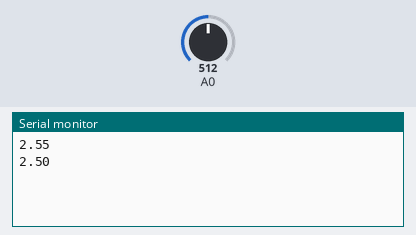
Simulated run of this sketch. Board: Arduino Uno, built with avr-gcc and run on an emulated ATmega328P. Parts: the last lines printed to the serial monitor. The inputs (shaded band) are chosen by the test bench; at power-on: A0 = 512.

Above: at 1.2 s.
1.3 s: A0 set to 716
At 1.9 s:
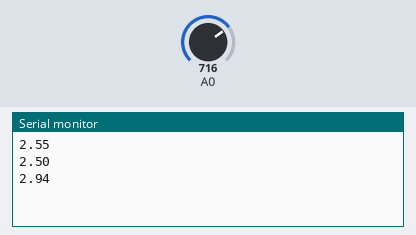
2.8 s: A0 set to 900
At 3.5 s:
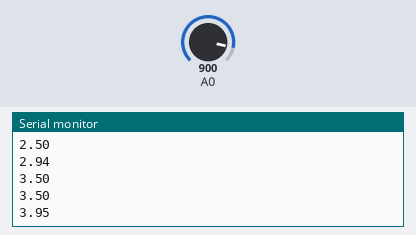
Timing chart, 0 to 5.8 s (numbered marks = the images above; inputs shaded):
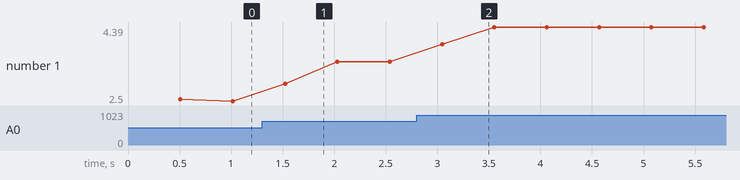

Measured:
- after the input at 1.3 s, the serial monitor: prints a new line after 0.22 s (image 1)
- after the input at 2.8 s, the serial monitor: prints a new line after 0.25 s (image 2)
- plotted number 1: 2.5 → 3.5 after the input at 1.3 s, 3.5 → 4.39 after the input at 2.8 s

The sketch:

config-phgametro.ino
```cpp
 // Código para calibração
// Converte valor analógico em tensão

int entrada_A0;
float tensao, soma = 0.0;
int i = 0;
void setup()  {
  Serial.begin(9600);
}

void loop() {
  entrada_A0 = analogRead(A0);
  tensao = (entrada_A0 * 5.0) / 1024.0;
  soma += tensao;
  if (i == 50){
    Serial.println(soma /50);
    soma = 0;
    i = 0;
  }
  i++;

  delay(10);
}
```
